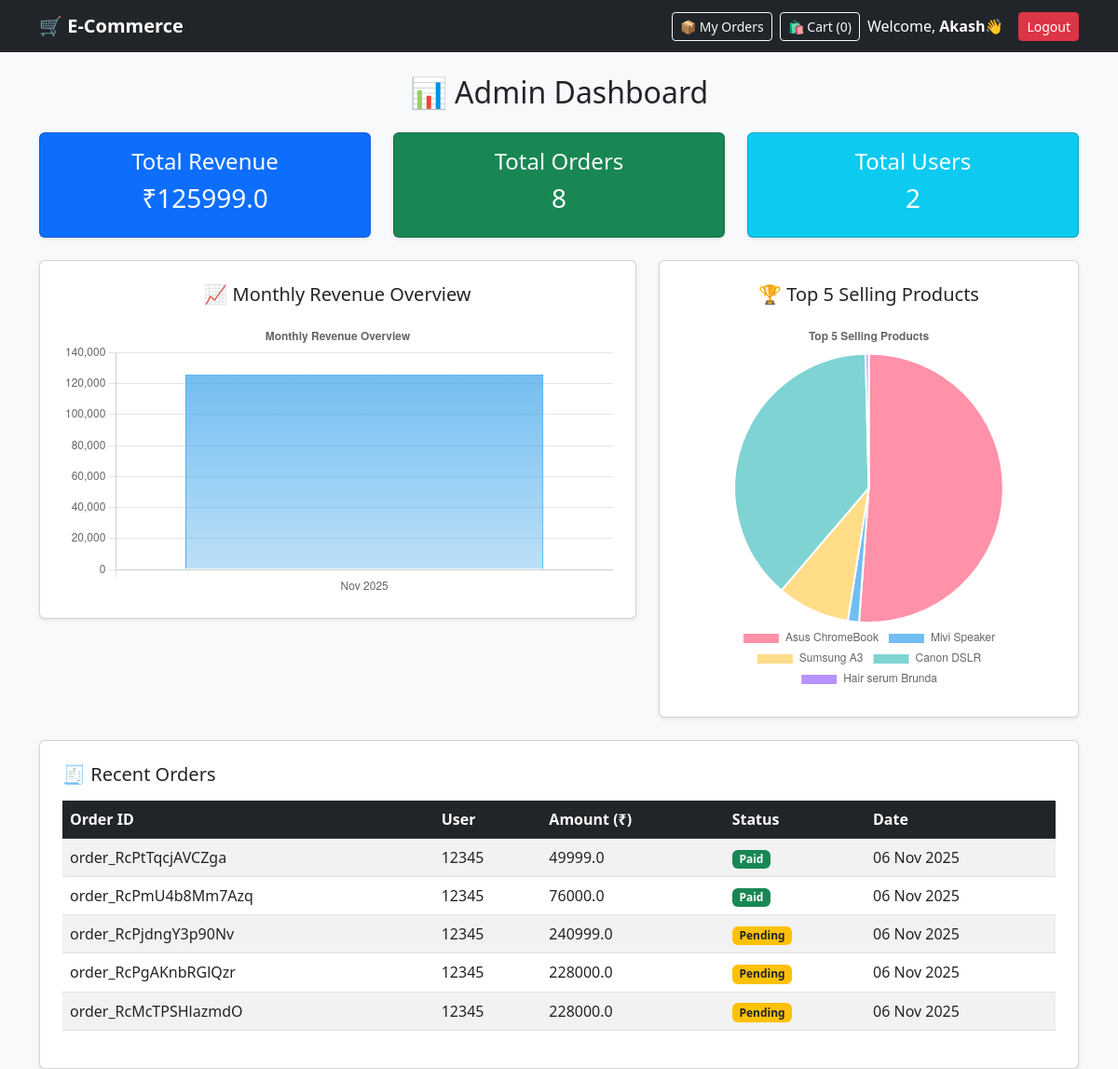
The app's page /admin-dashboard/ (signed in), older data.
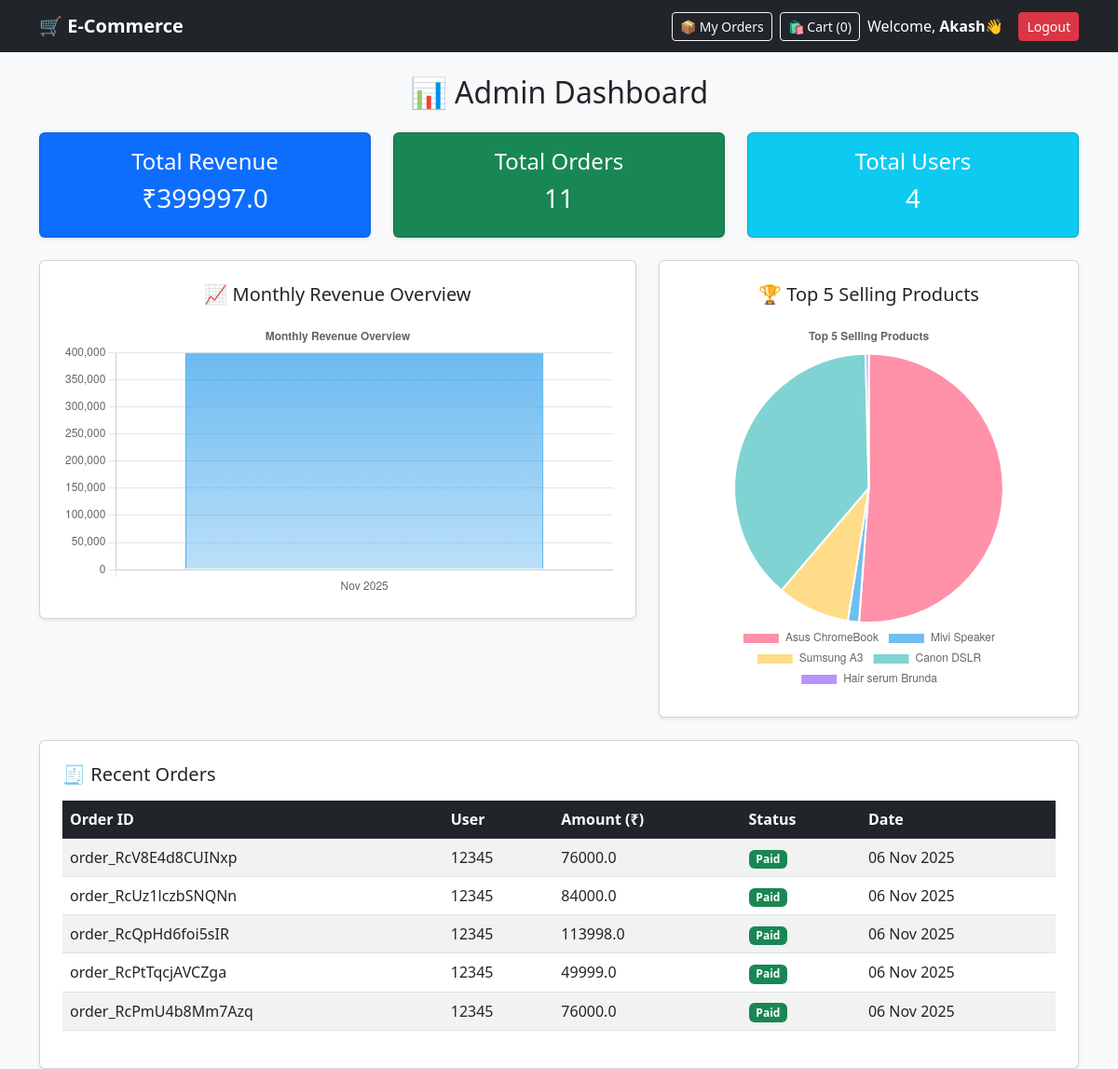
The same page, newer data.
### ecommerce/models.py (models this page shows, shortened)
class Order(models.Model):
    STATUS_CHOICES = [
        ('Pending', 'Pending'),
        ('Paid', 'Paid'),
        ('Failed', 'Failed'),
    ]
    user = models.ForeignKey(User, on_delete=models.CASCADE)
    order_id = models.CharField(max_length=100, unique=True)  # Razorpay order_id
    razorpay_payment_id = models.CharField(max_length=100, blank=True, null=True)
    amount = models.FloatField()
    status = models.CharField(max_length=20, choices=STATUS_CHOICES, default='Pending')
    created_at = models.DateTimeField(auto_now_add=True)

### ecommerce/views.py (the view)
# urls.py: path('admin-dashboard/', views.admin_dashboard, name='admin_dashboard'),
@login_required(login_url='login')
def admin_dashboard(request):
    if not request.user.is_superuser:
        messages.error(request, "Access Denied: Admins only.")
        return redirect('home')
    total_users = User.objects.count()
    total_orders = Order.objects.count()
    total_revenue = Order.objects.filter(status="Paid").aggregate(Sum('amount'))['amount__sum'] or 0
    monthly_data = (
        Order.objects.filter(status="Paid")
        .annotate(month=TruncMonth('created_at'))
        .values('month')
        .annotate(total=Sum('amount'))
        .order_by('month')
    )
    months = [entry['month'].strftime("%b %Y") for entry in monthly_data]
    revenues = [float(entry['total']) for entry in monthly_data]
    top_products = Product.objects.all()[:5]
    top_products_names = [p.name for p in top_products]
    top_products_sales = [float(p.price) for p in top_products]
    recent_orders = Order.objects.order_by('-created_at')[:5]
    context = {
        'total_users': total_users,
        'total_orders': total_orders,
        'total_revenue': total_revenue,
        'months': json.dumps(months),
        'revenues': json.dumps(revenues),
        'top_products_names': json.dumps(top_products_names),
        'top_products_sales': json.dumps(top_products_sales),
        'recent_orders': recent_orders,
    }
    return render(request, 'admin_dashboard.html', context)

### ecommerce/context_processors.py (called while the page is built)
def cart_item_count(request):
    cart = request.session.get('cart', {})
    count = sum(item['quantity'] for item in cart.values())
    return {'cart_count': count}

### ecommerce/templates/admin_dashboard.html (shortened to what this page needs)
{% extends 'base.html' %}
{% block content %}
<h2 class="text-center mb-4">📊 Admin Dashboard</h2>
<div class="row text-center mb-4">
  <div class="col-md-4">
    <div class="card shadow-sm p-3 bg-primary text-white">
      <h4>Total Revenue</h4>
      <h3>₹{{ total_revenue }}</h3>
    </div>
  </div>
  <div class="col-md-4">
    <div class="card shadow-sm p-3 bg-success text-white">
      <h4>Total Orders</h4>
      <h3>{{ total_orders }}</h3>
    </div>
  </div>
  <div class="col-md-4">
    <div class="card shadow-sm p-3 bg-info text-white">
      <h4>Total Users</h4>
      <h3>{{ total_users }}</h3>
    </div>
  </div>
</div>
<div class="row">
  <div class="col-md-7">
    <div class="card shadow-sm p-4 mb-4">
      <h5 class="text-center mb-3">📈 Monthly Revenue Overview</h5>
      <canvas id="revenueChart" width="400" height="200"></canvas>
    </div>
  </div>
  <div class="col-md-5">
    <div class="card shadow-sm p-4 mb-4">
      <h5 class="text-center mb-3">🏆 Top 5 Selling Products</h5>
      <canvas id="productChart" width="400" height="200"></canvas>
    </div>
  </div>
</div>
<div class="card shadow-sm p-4">
  <h5 class="mb-3">🧾 Recent Orders</h5>
  <table class="table table-striped table-hover">
    <thead class="table-dark">
      <tr>
        <th>Order ID</th>
        <th>User</th>
        <th>Amount (₹)</th>
        <th>Status</th>
        <th>Date</th>
      </tr>
    </thead>
    <tbody>
      {% for order in recent_orders %}
      <tr>
        <td>{{ order.order_id }}</td>
        <td>{{ order.user.username }}</td>
        <td>{{ order.amount }}</td>
        <td>
          {% if order.status == "Paid" %}
            <span class="badge bg-success">Paid</span>
          {% else %}
            <span class="badge bg-warning text-dark">{{ order.status }}</span>
          {% endif %}
        </td>
        <td>{{ order.created_at|date:"d M Y" }}</td>
      </tr>
      {% empty %}
      <tr><td colspan="5" class="text-center text-muted">No recent orders.</td></tr>
      {% endfor %}
    </tbody>
  </table>
</div>
<script>
  // Convert Django context to JavaScript arrays safely
  const months = JSON.parse('{{ months|safe|escapejs }}');
  const revenues = JSON.parse('{{ revenues|safe|escapejs }}');
  const topProducts = JSON.parse('{{ top_products_names|safe|escapejs }}');
  const productSales = JSON.parse('{{ top_products_sales|safe|escapejs }}');
  // ✅ Monthly Revenue Bar Chart
  const ctx = document.getElementById('revenueChart').getContext('2d');
  const gradient = ctx.createLinearGradient(0, 0, 0, 400);
  gradient.addColorStop(0, 'rgba(54, 162, 235, 0.8)');
  gradient.addColorStop(1, 'rgba(54, 162, 235, 0.1)');
  new Chart(ctx, {
    type: 'bar',
    data: {
      labels: months,
      datasets: [{
        label: 'Revenue (₹)',
        data: revenues,
        backgroundColor: gradient,
        borderColor: 'rgba(54, 162, 235, 1)',
        borderWidth: 1
      }]
    },
    options: {
      responsive: true,
      plugins: {
        legend: { display: false },
        title: { display: true, text: 'Monthly Revenue Overview' }
      },
      scales: { y: { beginAtZero: true } }
    }
  });
  // ✅ Top 5 Selling Products Pie Chart
  const productCtx = document.getElementById('productChart').getContext('2d');
  new Chart(productCtx, {
    type: 'pie',
    data: {
      labels: topProducts,
      datasets: [{
        data: productSales,
        backgroundColor: [
          'rgba(255, 99, 132, 0.7)',
          'rgba(54, 162, 235, 0.7)',
          'rgba(255, 206, 86, 0.7)',
          'rgba(75, 192, 192, 0.7)',
          'rgba(153, 102, 255, 0.7)'
        ],
        borderColor: 'white',
        borderWidth: 2
      }]
    },
    options: {
      responsive: true,
      plugins: {
        legend: { position: 'bottom' },
        title: { display: true, text: 'Top 5 Selling Products' }
      }
    }
  });
</script>
{% endblock %}

Row changes from the older to the newer data that the page shows:
no longer on this page (row unchanged): Order: order_id "order_RcPjdngY3p90Nv", user.username "12345", amount "240999.0", status "Pending", created_at "06 Nov 2025"
no longer on this page (row unchanged): Order: order_id "order_RcPgAKnbRGlQzr", user.username "12345", amount "228000.0", status "Pending", created_at "06 Nov 2025"
no longer on this page (row unchanged): Order: order_id "order_RcMcTPSHlazmdO", user.username "12345", amount "228000.0", status "Pending", created_at "06 Nov 2025"
added Order: order_id "order_RcV8E4d8CUINxp", user.username "12345", amount "76000.0", status "Paid", created_at "06 Nov 2025"
added Order: order_id "order_RcUz1lczbSNQNn", user.username "12345", amount "84000.0", status "Paid", created_at "06 Nov 2025"
added Order: order_id "order_RcQpHd6foi5sIR", user.username "12345", amount "113998.0", status "Paid", created_at "06 Nov 2025"
Text that changed along with them:
{{ total_revenue }}: "125999.0" → "399997.0"
{{ total_orders }}: "8" → "11"
{{ total_users }}: "2" → "4"
chart data {{ revenues|safe|escapejs }}: [125999.0] → [399997.0]
